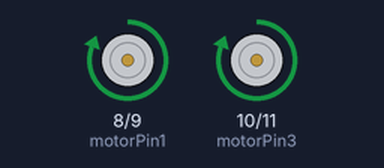
This sketch was run on a simulated Arduino Uno, built with avr-gcc and run on an emulated ATmega328P. On the bench: motor-driver pin pairs drawn as motors (green arrow = first pin HIGH = forward, orange = second pin HIGH = backward, longer = more drive).

Above: at 1.0 s.
At 5.5 s:
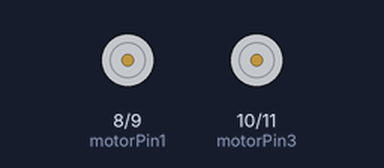
Timing chart, 0 to 6.9 s (numbered marks = the images above):
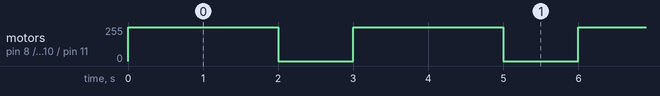

Measured:
- by itself, motor on pin 8 (motorPin1) / pin 9 (motorPin2), motor on pin 10 (motorPin3) / pin 11 (motorPin4): alternates forward 255/255 for 2.0 s and stopped for 1.0 s

The sketch:

L298N.ino
```cpp
// Motor sürücü pini tanımlamaları
int motorPin1 = 8;
int motorPin2 = 9;
int motorPin3 = 10;
int motorPin4 = 11;

void setup() {
  // Motor sürücü pinlerini çıkış olarak ayarla
  pinMode(motorPin1, OUTPUT);
  pinMode(motorPin2, OUTPUT);
  pinMode(motorPin3, OUTPUT);
  pinMode(motorPin4, OUTPUT);
}

void loop() {
  // İleri git
  digitalWrite(motorPin1, HIGH);
  digitalWrite(motorPin2, LOW);
  digitalWrite(motorPin3, HIGH);
  digitalWrite(motorPin4, LOW);

  delay(2000);  // 2 saniye bekleyin

  // Dur
  digitalWrite(motorPin1, LOW);
  digitalWrite(motorPin2, LOW);
  digitalWrite(motorPin3, LOW);
  digitalWrite(motorPin4, LOW);

  delay(1000);  // 1 saniye bekleyin
}
```
